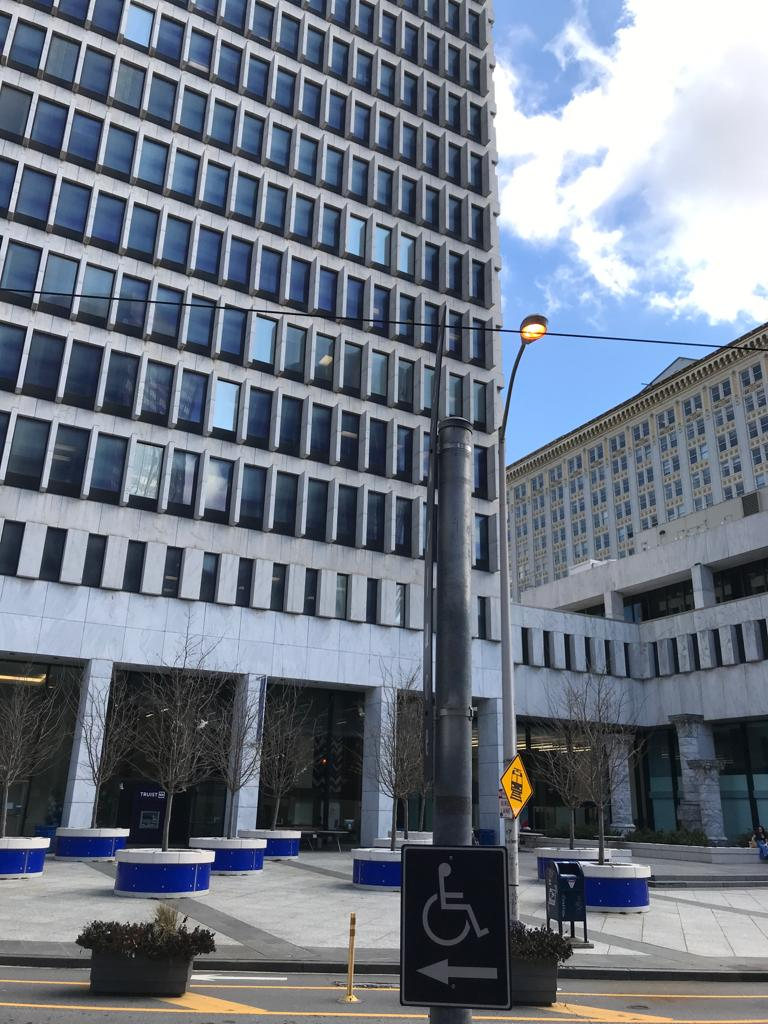
#> input picture gsu_buildings/CMII_team6_1.jpeg, 768 x 1024 px, found by its file name
$ jupyter execute --allow-errors image_stitching_sift.ipynb
#> lines starting #> are read from the running program, lines starting #| are printed output that depends on the picture
[cell 1]
import cv2 as cv
import matplotlib.pyplot as plt
import numpy as np
import random
from tqdm.notebook import tqdm

[cell 2]
def get_SIFT_features(img):
    sift = cv.SIFT_create()
    kp, des = sift.detectAndCompute(img, None)
    return kp, des

[cell 3]
def draw_points(img, kp):
    img = cv.drawKeypoints(img, kp, img)
    return img

[cell 4]
building1 = cv.imread('gsu_buildings\CMII_team6_1.jpeg')
#> building1 is the input picture: shape (1024, 768, 3); mean B, G, R 132.4, 119.4, 111.2
building2 = cv.imread('gsu_buildings\CMII_team6_2.jpeg')
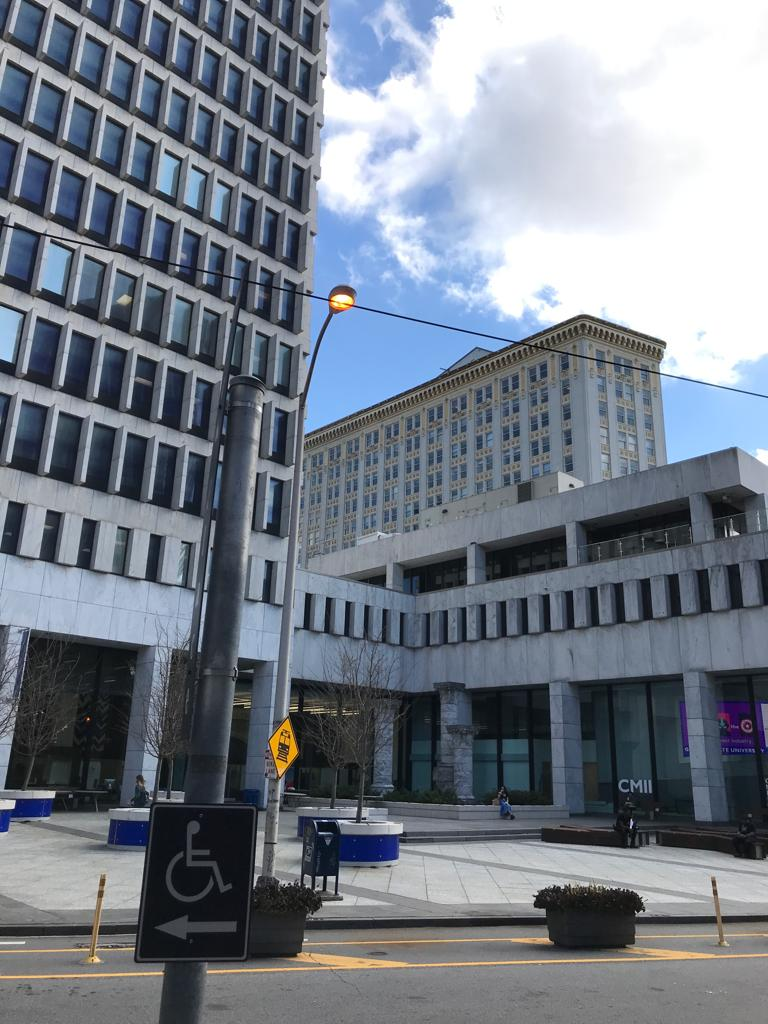
#> input picture gsu_buildings/CMII_team6_2.jpeg, 768 x 1024 px, found by its file name
#> building2 is the input picture: shape (1024, 768, 3); mean B, G, R 136.7, 125.6, 117.9

left = cv.cvtColor(building1, cv.COLOR_BGR2RGB)
right = cv.cvtColor(building2, cv.COLOR_BGR2RGB)

img_left = cv.cvtColor(building1, cv.COLOR_BGR2GRAY)
img_right = cv.cvtColor(building2, cv.COLOR_BGR2GRAY)
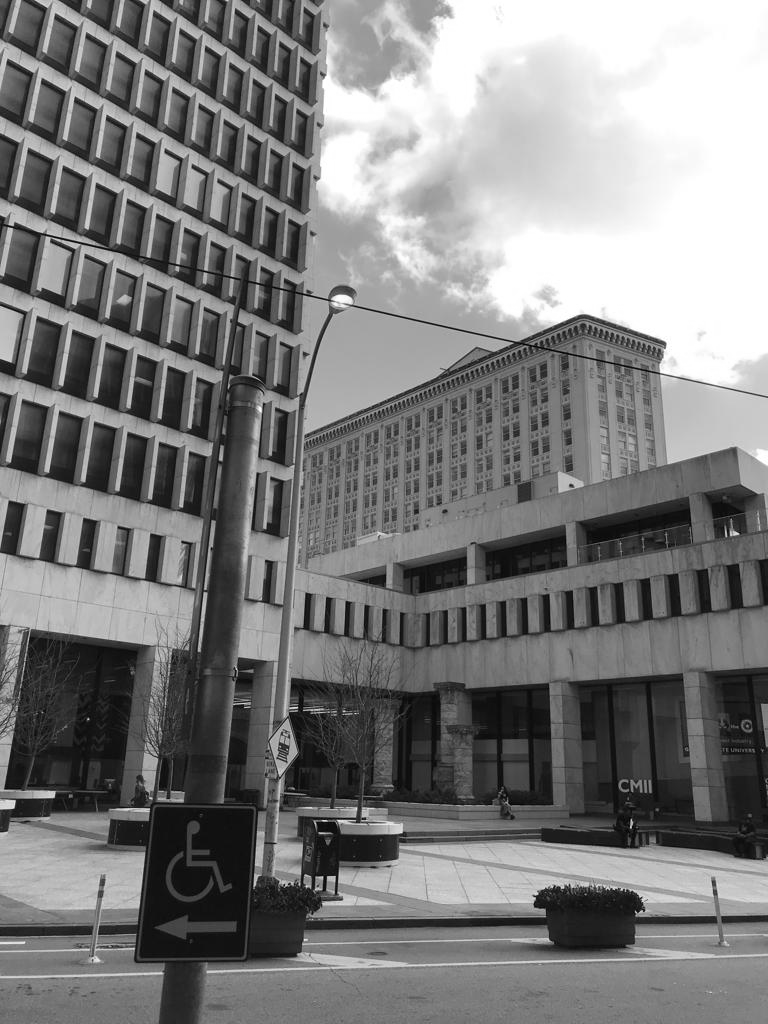
#> img_right: shape (1024, 768); min 0, max 255, mean 124.6

kp_left, des_left = get_SIFT_features(img_left)
#> in get_SIFT_features, `kp, des = sift.detectAndCompute(img, None)`: kp = 5115 keypoints; strongest (x, y, size): (124, 832, 6.6), (43, 843, 8.8), (296, 834, 6.1), (208, 857, 8.5)
#> kp_left has the same summary as kp in get_SIFT_features
kp_right, des_right = get_SIFT_features(img_right)
#> in get_SIFT_features (call 2), `kp, des = sift.detectAndCompute(img, None)`: kp = 4200 keypoints; strongest (x, y, size): (51, 794, 6.1), (10, 805, 6.6), (320, 833, 1.9), (571, 485, 2.6)
#> kp_right has the same summary as kp in get_SIFT_features

img_left_with_points = draw_points(img_left, kp_left)
img_right_with_points = draw_points(img_right, kp_right)
#> in draw_points (call 2), `img = cv.drawKeypoints(img, kp, img)`:
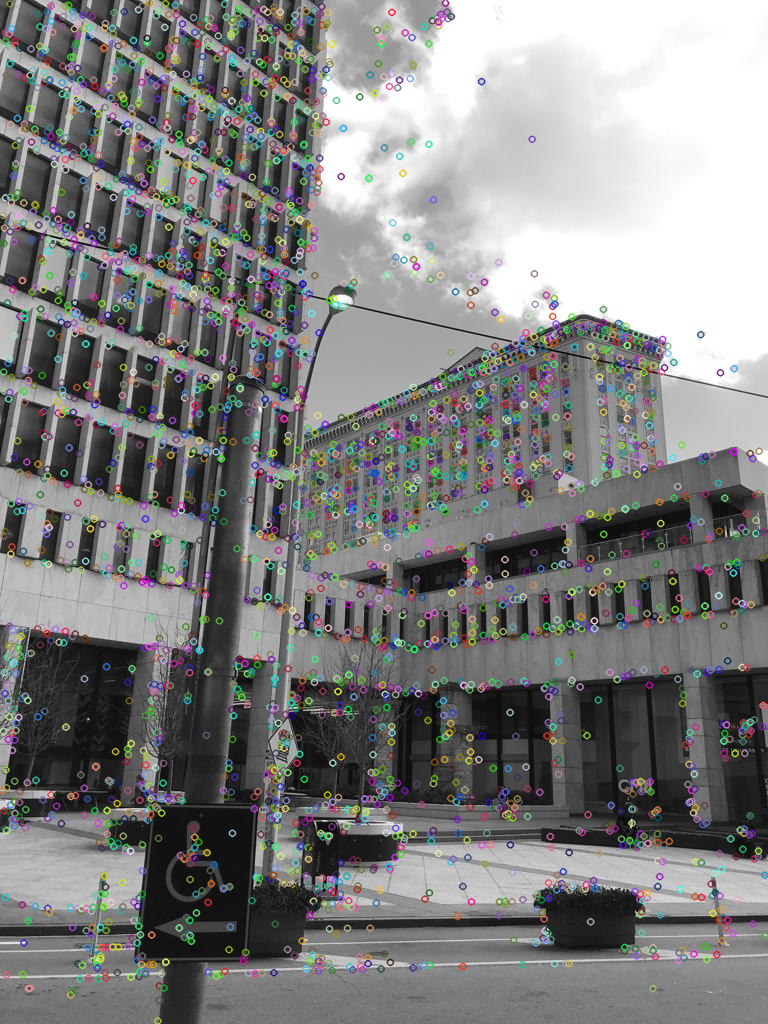
#> img: shape (1024, 768, 3); mean of channels 0, 1, 2 127, 127.3, 127.2; drawn as B, G, R

plt.figure(figsize=(20, 10))
plt.subplot(1, 2, 1)
plt.imshow(img_left_with_points, cmap='gray')
plt.subplot(1, 2, 2)
plt.imshow(img_right_with_points, cmap='gray')
plt.show()

[cell 5]
def match_features(des1, des2, kp1, kp2):
    bf = cv.BFMatcher()
    matches = bf.knnMatch(des1, des2, k=2)
#> matches = 5115 matches
    good = []
    for m, n in matches:
        if m.distance < 0.4 * n.distance:
            good.append([m])
#> after the loop, good = 330 matches

    matches = []
    for pair in good:
        matches.append(list(kp1[pair[0].queryIdx].pt + kp2[pair[0].trainIdx].pt))
#> after the loop, matches = 330 items, first 6: [2.96, 389.4, 3.2, 371.5], [222.5, 304.9, 11.16, 223.3], [225.1, 276, 16.92, 192.3], [226.1, 304.5, 15.59, 223.9], [226.1, 304.5, 15.59, 223.9], [227.8, 307, 17, 226.7]

    matches = np.array(matches)
#> matches = 330 rows, first 6: [2.96, 389.4, 3.2, 371.5], [222.5, 304.9, 11.16, 223.3], [225.1, 276, 16.92, 192.3], [226.1, 304.5, 15.59, 223.9], [226.1, 304.5, 15.59, 223.9], [227.8, 307, 17, 226.7]
    return matches

matches = match_features(des_left, des_right, kp_left, kp_right)

def plot_matches(matches, total_img):
    match_img = total_img.copy()
    offset = total_img.shape[1]/2
    fig, ax = plt.subplots()
    ax.set_aspect('equal')
    ax.imshow(np.array(match_img).astype('uint8')) #　RGB is integer type

    ax.plot(matches[:, 0], matches[:, 1], 'xr')
    ax.plot(matches[:, 2] + offset, matches[:, 3], 'xr')

    ax.plot([matches[:, 0], matches[:, 2] + offset], [matches[:, 1], matches[:, 3]],
            'r', linewidth=0.5)

    plt.show()
total_img = np.concatenate((img_left, img_right), axis=1)
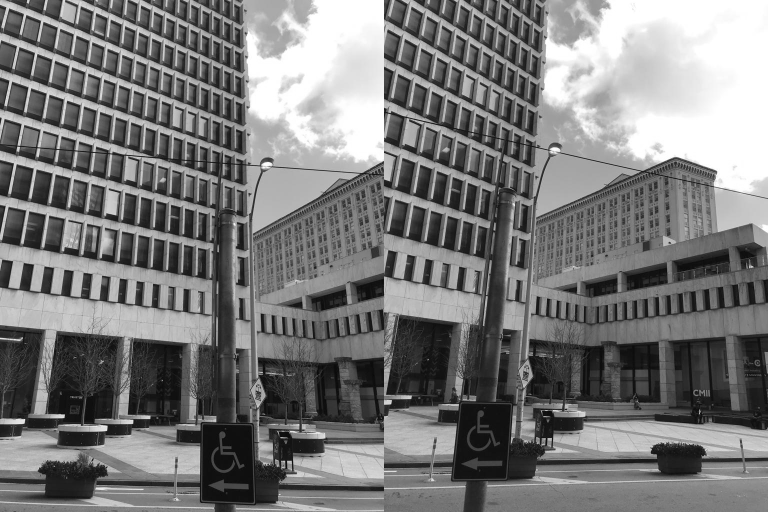
#> total_img: shape (1024, 1536) (shown at 1/2 size); min 0, max 255, mean 121.5
plot_matches(matches, total_img) # Good matches
#> in plot_matches, `plt.show()`:
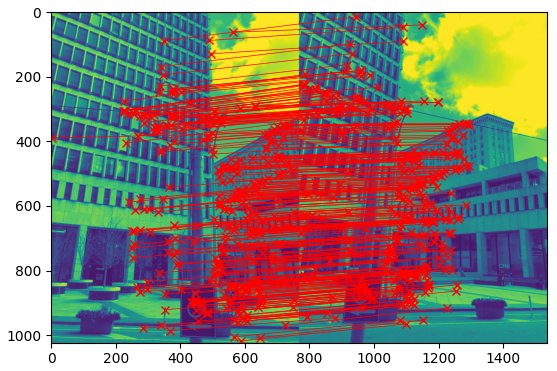
#> figure drawn by matplotlib, 1 panel

[cell 6]
def homography(pairs):
    A = []
    for pair in pairs:
        x1, y1, x2, y2 = pair
        A.append([x1, y1, 1, 0, 0, 0, -x2*x1, -x2*y1, -x2])
        A.append([0, 0, 0, x1, y1, 1, -y2*x1, -y2*y1, -y2])
    A = np.array(A)
    U, S, V = np.linalg.svd(A)
    H = V[-1].reshape(3, 3)
    H = H / H[2, 2]
    return H

def random_point(matches, k=4):
    idx = random.sample(range(len(matches)), k)
    point = [matches[i] for i in idx ]
    return np.array(point)

def get_error(points, H):
    num_points = len(points)
    all_p1 = np.concatenate((points[:, 0:2], np.ones((num_points, 1))), axis=1)
    all_p2 = points[:, 2:4]
    estimate_p2 = np.zeros((num_points, 2))
    for i in range(num_points):
        temp = np.dot(H, all_p1[i])
        estimate_p2[i] = (temp/temp[2])[0:2] # set index 2 to 1 and slice the index 0, 1
    # Compute error
    errors = np.linalg.norm(all_p2 - estimate_p2 , axis=1) ** 2

    return errors

def ransac(matches, threshold, iters):
#> called with matches = array of shape (330, 4), threshold = 10, iters = 1000
    num_best_inliers = 0

    for i in range(iters):
        points = random_point(matches)
        H = homography(points)

        #  avoid dividing by zero
        if np.linalg.matrix_rank(H) < 3:
            continue

        errors = get_error(matches, H)
        idx = np.where(errors < threshold)[0]
        inliers = matches[idx]

        num_inliers = len(inliers)
        if num_inliers > num_best_inliers:
            best_inliers = inliers.copy()
            num_best_inliers = num_inliers
            best_H = H.copy()
#> this loop made 1000 passes
#> (num_inliers, num_best_inliers) on passes 1, 2, 5, 10, 15, 20, 25, 30, 49: (53, 53), (175, 175), (182, 182), (185, 185), (216, 216), (223, 223), (244, 244), (278, 278), (295, 295)
#> (num_inliers, num_best_inliers) on passes 109, 172, 552: (298, 298), (302, 302), (303, 303)
#> after the loop, best_inliers = 303 rows, first 6: [222.5, 304.9, 11.16, 223.3], [225.1, 276, 16.92, 192.3], [226.1, 304.5, 15.59, 223.9], [226.1, 304.5, 15.59, 223.9], [227.8, 307, 17, 226.7], [232, 405.3, 13.83, 335.1]; num_best_inliers = 303

    print("inliers/matches: {}/{}".format(num_best_inliers, len(matches)))
#| inliers/matches: 303/330
    return best_inliers, best_H

inliners, H = ransac(matches, 10, 1000)
#> inliners has the same summary as best_inliers in ransac; H = [[1.31, -0.0962, -249], [0.284, 1.23, -192.7], [0.000364, 5.79e-05, 1]]

total_img = np.concatenate((img_left, img_right), axis=1)
plot_matches(inliners, total_img)

[cell 7]
def plot_two(img_left, img_right):
    plt.figure(figsize=(20, 10))
    plt.subplot(1, 2, 1)
    plt.imshow(img_left, cmap='gray')
    plt.subplot(1, 2, 2)
    plt.imshow(img_right, cmap='gray')
    plt.show()


def stitch_img(left, right, H):
    print("stiching image ...")

    # Convert to double and normalize. Avoid noise.
    left = cv.normalize(left.astype('float'), None,
                            0.0, 1.0, cv.NORM_MINMAX)
    # Convert to double and normalize.
    right = cv.normalize(right.astype('float'), None,
                            0.0, 1.0, cv.NORM_MINMAX)
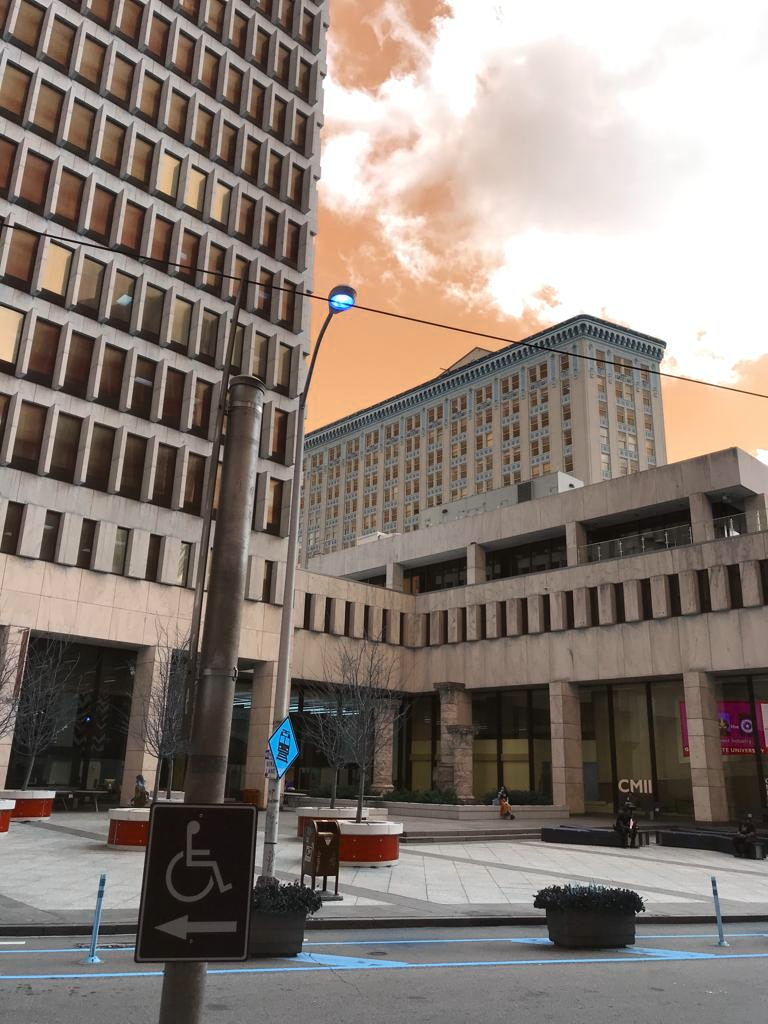
#> right: shape (1024, 768, 3) float64; mean of channels 0, 1, 2 0.463, 0.493, 0.536; drawn as B, G, R

    # left image
    height_l, width_l, channel_l = left.shape
#> height_l = 1024; width_l = 768; channel_l = 3
    corners = [[0, 0, 1], [width_l, 0, 1], [width_l, height_l, 1], [0, height_l, 1]]
    corners_new = [np.dot(H, corner) for corner in corners]
#> corners_new = [[-249, -192.7, 1], [754.4, 25.43, 1.28], [655.9, 1286.1, 1.34], [-347.5, 1068, 1.06]]
    corners_new = np.array(corners_new).T
#> corners_new = [[-249, 754.4, 655.9, -347.5], [-192.7, 25.43, 1286.1, 1068], [1, 1.28, 1.34, 1.06]]
    x_news = corners_new[0] / corners_new[2]
#> x_news = [-249, 589.7, 490, -328.1]
    y_news = corners_new[1] / corners_new[2]
#> y_news = [-192.7, 19.88, 960.9, 1008.2]
    y_min = min(y_news)
#> y_min = -192.7
    x_min = min(x_news)
#> x_min = -328.1

    translation_mat = np.array([[1, 0, -x_min], [0, 1, -y_min], [0, 0, 1]])
#> translation_mat = [[1, 0, 328.1], [0, 1, 192.7], [0, 0, 1]]
    H = np.dot(translation_mat, H)
#> H = [[1.43, -0.0772, 79.05], [0.354, 1.24, 0], [0.000364, 5.79e-05, 1]]

    # Get height, width
    height_new = int(round(abs(y_min) + height_l))
#> height_new = 1217
    width_new = int(round(abs(x_min) + width_l))
#> width_new = 1096
    size = (width_new, height_new)
#> size = (1096, 1217)

    # right image
    warped_l = cv.warpPerspective(src=left, M=H, dsize=size)
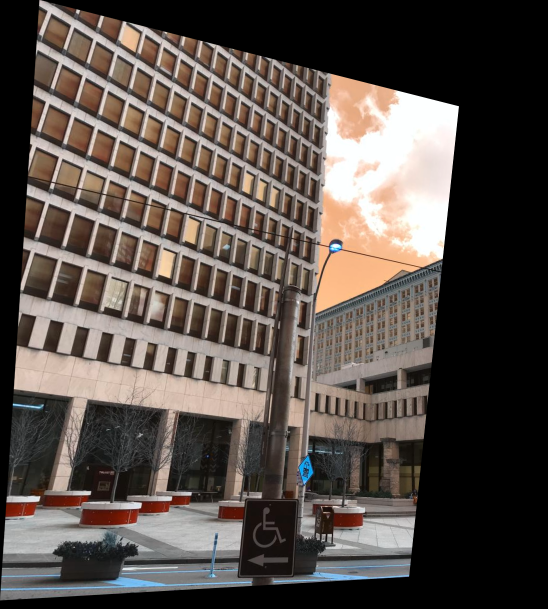
#> warped_l: shape (1217, 1096, 3) float64 (shown at 1/2 size); mean of channels 0, 1, 2 0.288, 0.309, 0.344; drawn as B, G, R

    height_r, width_r, channel_r = right.shape
#> height_r = 1024; width_r = 768; channel_r = 3

    height_new = int(round(abs(y_min) + height_r))
    width_new = int(round(abs(x_min) + width_r))
    size = (width_new, height_new)


    warped_r = cv.warpPerspective(src=right, M=translation_mat, dsize=size)
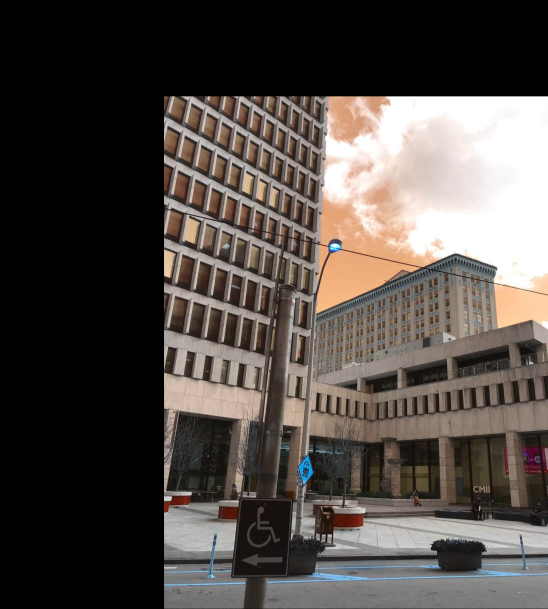
#> warped_r: shape (1217, 1096, 3) float64 (shown at 1/2 size); mean of channels 0, 1, 2 0.273, 0.29, 0.316; drawn as B, G, R
    plot_two(warped_l, warped_r)
    black = np.zeros(3)  # Black pixel.

    for i in tqdm(range(warped_r.shape[0])):
        for j in range(warped_r.shape[1]):
            pixel_l = warped_l[i, j, :]
            pixel_r = warped_r[i, j, :]

            if not np.array_equal(pixel_l, black) and np.array_equal(pixel_r, black):
                warped_l[i, j, :] = pixel_l
            elif np.array_equal(pixel_l, black) and not np.array_equal(pixel_r, black):
                warped_l[i, j, :] = pixel_r
            elif not np.array_equal(pixel_l, black) and not np.array_equal(pixel_r, black):
                warped_l[i, j, :] = (pixel_l + pixel_r) / 2
            else:
                pass

    stitch_image = warped_l[:warped_r.shape[0], :warped_r.shape[1], :]

    return stitch_image

#> (the rest of this cell did not finish here and is left out)
